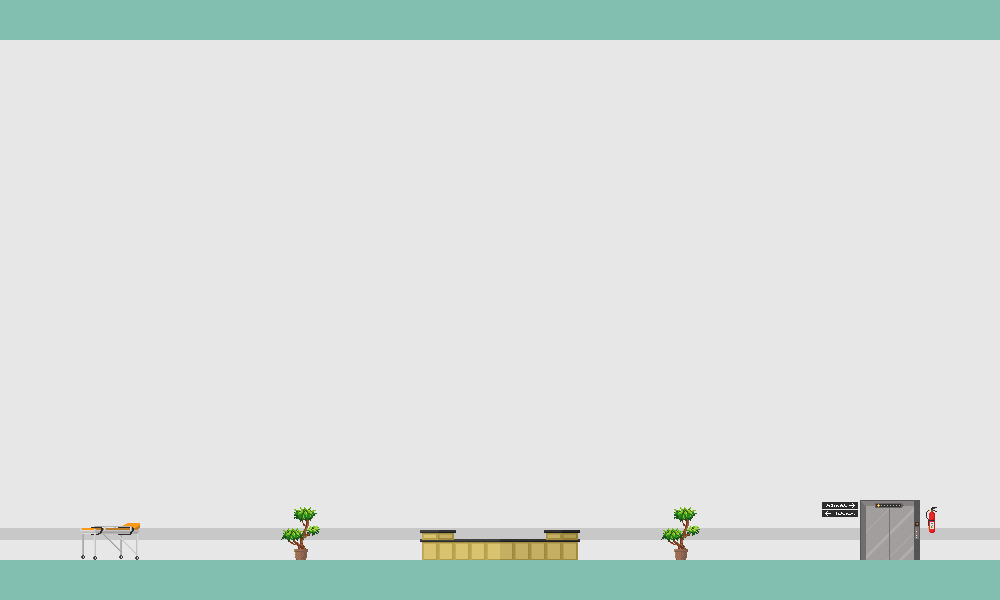

This game map was drawn from its Tiled (.tmx) file and the tilesets committed beside it. A one-line description and the trimmed map source follow:
An orthogonal 50x30 tile map with 20x20 px tiles, 5 tile layers (bg, bg2, Tile Layer 1, decor back, ...), 2 tilesets.

<map version="1.0" orientation="orthogonal" width="50" height="30" tilewidth="20" tileheight="20">
 <tileset firstgid="1" name="tiles" tilewidth="20" tileheight="20">
  <image source="../tiles.png" width="100" height="100" />
 </tileset>
 <tileset firstgid="26" name="tileset" tilewidth="20" tileheight="20">
  <image source="../tileset.png" width="440" height="360" />
 </tileset>
 <layer name="bg" width="50" height="30">
  <data>[1500 cells, 1500 non-empty, 1 distinct tile ids]</data>
 </layer>
 <layer name="bg2" width="50" height="30">
  <data>[1500 cells, 50 non-empty, 1 distinct tile ids]</data>
 </layer>
 <layer name="Tile Layer 1" width="50" height="30">
  <data>[1500 cells, 300 non-empty, 1 distinct tile ids]</data>
 </layer>
 <layer name="decor back" width="50" height="30">
  <data>[1500 cells, 247 non-empty, 42 distinct tile ids]</data>
 </layer>
 <layer name="decor front" width="50" height="30">
  <data>[1500 cells, 0 non-empty, 0 distinct tile ids]</data>
 </layer>
</map>
